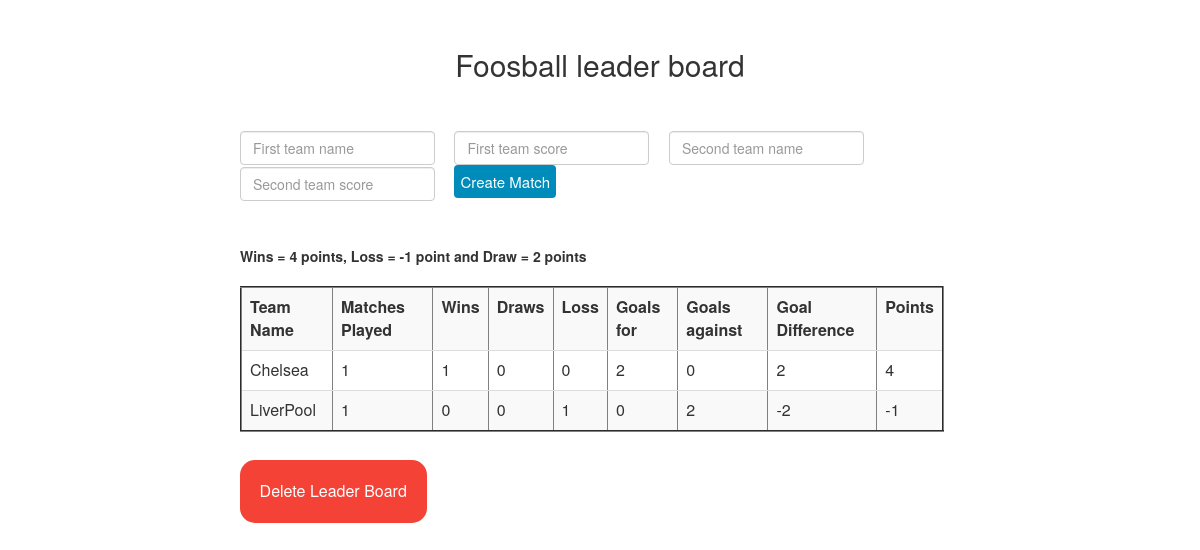
The page / on the database its author committed.
### leaderboard/models.py (models this page shows, shortened)
class leaderBoard(models.Model):
    teamName = models.CharField(max_length=100, default='null')
    games_played = models.IntegerField(default=0)
    wins = models.IntegerField(default=0)
    draws = models.IntegerField(default=0)
    loss = models.IntegerField(default=0)
    goals_for = models.IntegerField(default=0)
    goals_against = models.IntegerField(default=0)
    goals_difference = models.IntegerField(default=0)
    points = models.IntegerField(default=0)

### leaderboard/views.py (the view)
# urls.py: path('', views.index, name='index'),
def index(request):
    if request.method == 'POST':
        teamFirst = request.POST.get('firstTeam')
        teamSecond = request.POST.get('secondTeam')
        scoreFirst = (int(request.POST.get('firstScore')))
        scoreSecond = (int(request.POST.get('secondScore')))
        can = leaderBoard.objects.filter(teamName=teamFirst).exists()
        a = leaderBoard(teamName=teamFirst)
        if can:
            a = leaderBoard.objects.get(teamName=teamFirst)
        b = leaderBoard(teamName=teamSecond)
        can = leaderBoard.objects.filter(teamName=teamSecond).exists()
        if can:
            b = leaderBoard.objects.get(teamName=teamSecond)
        a.goals_for = a.goals_for + scoreFirst
        b.goals_for = b.goals_for + scoreSecond
        a.goals_against = a.goals_against + scoreSecond
        b.goals_against = b.goals_against + scoreFirst
        a.goals_difference = a.goals_for - a.goals_against
        b.goals_difference = b.goals_for - b.goals_against
        a.games_played += 1
        b.games_played += 1
        if scoreFirst == scoreSecond:
            a.draws += 1
            b.draws += 1
            a.points += 2
            b.points += 2
        elif scoreFirst > scoreSecond:
            a.wins += 1
            b.loss += 1
            a.points += 4
            b.points -= 1
        else:
            b.wins += 1
            a.loss += 1
            b.points += 4
            a.points -= 1
        a.save()
        b.save()
        table = leaderBoard.objects.all().order_by('-points', '-goals_difference')
        context = {
            'table': table,
        }
        return render(request, 'leaderboard/index.html', context)
    else:
        table = leaderBoard.objects.all().order_by('-points', '-goals_difference')
        context = {
            'table': table,
        }
        return render(request, 'leaderboard/index.html', context)

### leaderboard/templates/leaderboard/index.html (shortened to what this page needs)
<html>
<head>
    <link rel="stylesheet" href="https://maxcdn.bootstrapcdn.com/bootstrap/3.3.7/css/bootstrap.min.css">
</head>
<body>
<div class="foo" align="centre">
    <h2>Foosball leader board</h2>
    <br><br>
</div>
<div class="outer">
    <form name="myForm" action="" onsubmit="return validateForm()" method="post" class="form-inline">
        <div>
            <input type="text" name="firstTeam" value="" placeholder="First team name" class="form-control" required>
            <input type="number" min="0" pattern="^[0-9]" name="firstScore" value="" placeholder="First team score"
                   class="form-control" required>
            <input type="text" name="secondTeam" value="" placeholder="Second team name" class="form-control" required>
            <input type="number" min="0" pattern="^[0-9]" name="secondScore" value="" placeholder="Second team score"
                   class="form-control" required>
            <button type="submit" value="Submit" class="button">Create Match</button>
        </div>
    </form>
</div>
{%if table%}
<div class="outer">
    <div class="toot">
        <p1><b><strong>Wins = 4 points, Loss = -1 point and Draw = 2 points</strong></b></p1><br><br>
        <table class="table table-striped" border="2">
            <tr>
                <th>Team Name</th>
                <th>Matches Played</th>
                <th>Wins</th>
                <th>Draws</th>
                <th>Loss</th>
                <th>Goals for</th>
                <th>Goals against</th>
                <th>Goal Difference</th>
                <th>Points</th>
            </tr>
            {% for x in table%}
            <tr>
                <td> {{x.teamName}}</td>
                <td>{{x.games_played}}</td>
                <td>{{x.wins}}</td>
                <td>{{x.draws}}</td>
                <td>{{x.loss}}</td>
                <td>{{x.goals_for}}</td>
                <td>{{x.goals_against}}</td>
                <td>{{x.goals_difference}}</td>
                <td>{{x.points}}</td>
            </tr>
            {% endfor %}
        </table>
    </div>
</div>
{%else%}
<div class="outer">
    <h3>
        No matches played yet.
    </h3>
</div>
{%endif%}
<div class="foo1">
    <form name="" action="/leaderboard/delete" method="get">
        <button type="submit" value="Delete Tables" class="button1">Delete Leader Board</button>
    </form>
</div>
</body>
</html>

### leaderboard/templates/leaderboard/index.html (style rules this page uses)
.button { background-color: #008CBA; border: none; color: white; padding: 6px; text-align: center; text-decoration: none; display: inline-block; font-size: 15px; cursor: pointer; border-radius: 4px; }
.button1 { background-color: #f44336; border: none; color: white; padding: 20px; text-align: center; text-decoration: none; display: inline-block; font-size: 16px; margin: 4px 2px; cursor: pointer; border-radius: 15px; }
.foo { text-align:center; margin-top: 4%; }
.foo1 { margin-top: 2%; margin-left: 19.8%; }
.outer { margin-left: 20%; margin-right: 15%; }
.table { width=400px; }
.toot { margin-top:45px; margin-right:76px; }

### rows shown on the page
leaderBoard: teamName "Chelsea", games_played "1", wins "1", draws "0", loss "0", goals_for "2", goals_against "0", goals_difference "2", points "4"
leaderBoard: teamName "LiverPool", games_played "1", wins "0", draws "0", loss "1", goals_for "0", goals_against "2", goals_difference "-2", points "-1"
